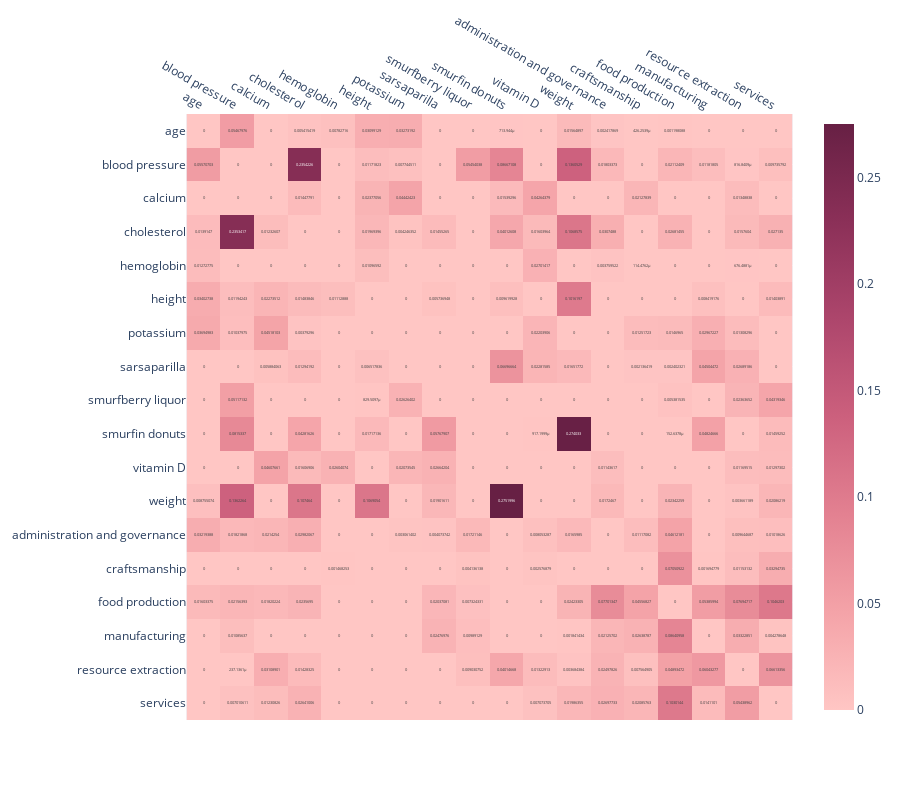

The notebook cell this image was saved under:
### Code cell
mi_matrix = []

for i in X_train.columns:
    row = []
    for j in X_train.columns:
        if j == i:
            row.append(0)
        else:row.append(float(mutual_info_regression(X_train[[i]],X_train[j])[0]))
    mi_matrix.append(row)

fig = px.imshow(
    mi_matrix,
    text_auto=True,
    color_continuous_scale=px.colors.sequential.Burg,
    x=X_train.columns,
    y=X_train.columns,
)
fig.update_xaxes(side="top")
fig.update_layout(
    height=800,  # Adjust these values as needed
    width=900
)

fig.show()

### Figure 1 — Plotly figure (JSON) as saved in the notebook; plotly's stock layout.template omitted (floating-point values rounded to 4 significant figures; data arrays with more than 128 entries replaced by an {"elided": "..."} marker saying what was removed)
{"data": [{"coloraxis": "coloraxis", "hovertemplate": "x: %{x}<br>y: %{y}<br>color: %{z}<extra></extra>", "name": "0", "texttemplate": "%{z}", "type": "heatmap", "x": ["age", "blood pressure", "calcium", "cholesterol", "hemoglobin", "height", "potassium", "sarsaparilla", "smurfberry liquor", "smurfin donuts", "vitamin D", "weight", "administration and governance", "craftsmanship", "food production", "manufacturing", "resource extraction", "services"], "xaxis": "x", "y": ["age", "blood pressure", "calcium", "cholesterol", "hemoglobin", "height", "potassium", "sarsaparilla", "smurfberry liquor", "smurfin donuts", "vitamin D", "weight", "administration and governance", "craftsmanship", "food production", "manufacturing", "resource extraction", "services"], "yaxis": "y", "z": {"elided": "18x18 float values"}}], "layout": {"coloraxis": {"colorscale": [[0, "rgb(255, 198, 196)"], [0.1667, "rgb(244, 163, 168)"], [0.3333, "rgb(227, 129, 145)"], [0.5, "rgb(204, 96, 125)"], [0.6667, "rgb(173, 70, 108)"], [0.8333, "rgb(139, 48, 88)"], [1, "rgb(103, 32, 68)"]]}, "height": 800, "margin": {"t": 60}, "width": 900, "xaxis": {"anchor": "y", "constrain": "domain", "domain": [0, 1], "scaleanchor": "y", "side": "top"}, "yaxis": {"anchor": "x", "autorange": "reversed", "constrain": "domain", "domain": [0, 1]}}}
